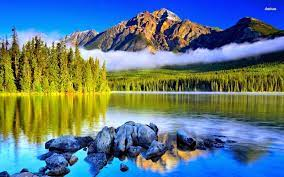
#> input picture download.jfif, 284 x 177 px
$ python 'Pencil Sketch.py'
#> lines starting #> are read from the running program, lines starting #| are printed output that depends on the picture
import cv2
image = cv2.imread("download.jfif")
#> image is the input picture: shape (177, 284, 3); mean B, G, R 131.8, 121.7, 95
cv2.imshow("Original image", image)
cv2.waitKey(0)
gray_image = cv2.cvtColor(image, cv2.COLOR_BGR2GRAY)
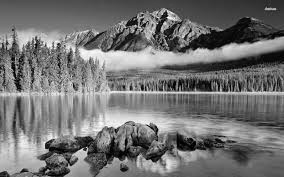
#> gray_image: shape (177, 284); min 0, max 253, mean 114.9
cv2.imshow("Nature", gray_image)
cv2.waitKey(0)
inverted_image = 255 - gray_image
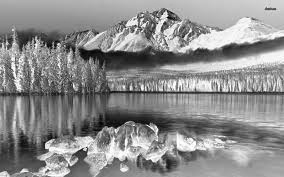
#> inverted_image: shape (177, 284); min 2, max 255, mean 140.1
cv2.imshow("Inverted", inverted_image)
cv2.waitKey()
blurred = cv2.GaussianBlur(inverted_image, (21, 21), 0)
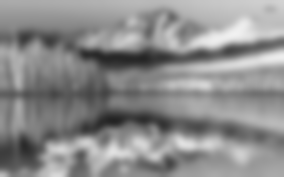
#> blurred: shape (177, 284); min 34, max 241, mean 140.1
inverted_blurred = 255 - blurred
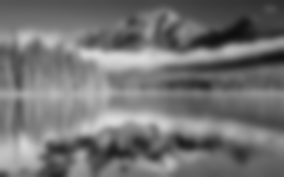
#> inverted_blurred: shape (177, 284); min 14, max 221, mean 114.9
pencil_sketch = cv2.divide(gray_image, inverted_blurred, scale=256.0)
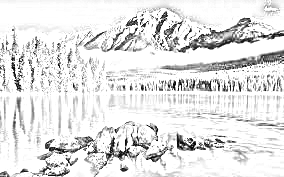
#> pencil_sketch: shape (177, 284); min 0, max 255, mean 227.2
cv2.imshow("Sketch", pencil_sketch)
cv2.waitKey(0)

$ run again, with dog.jpg saved as download.jfif
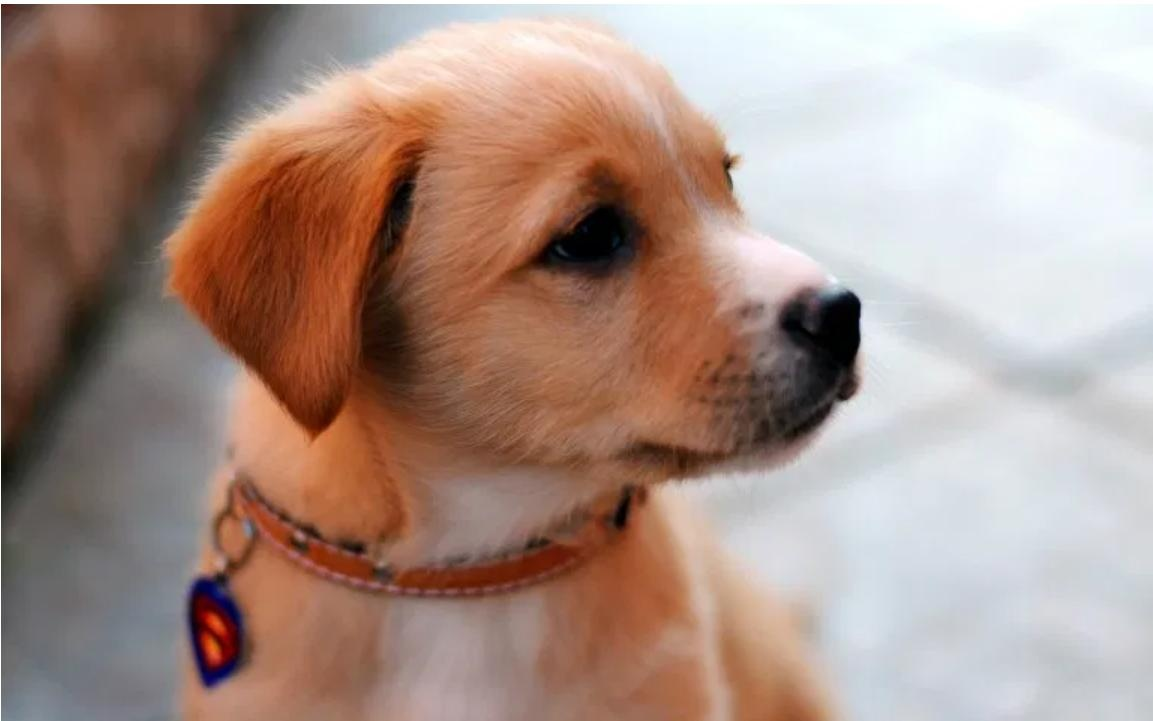
#> input picture dog.jpg, 1153 x 721 px
#> image is the input picture: shape (721, 1153, 3); mean B, G, R 135.7, 145.8, 170.1
#> `inverted_image = 255 - gray_image`:
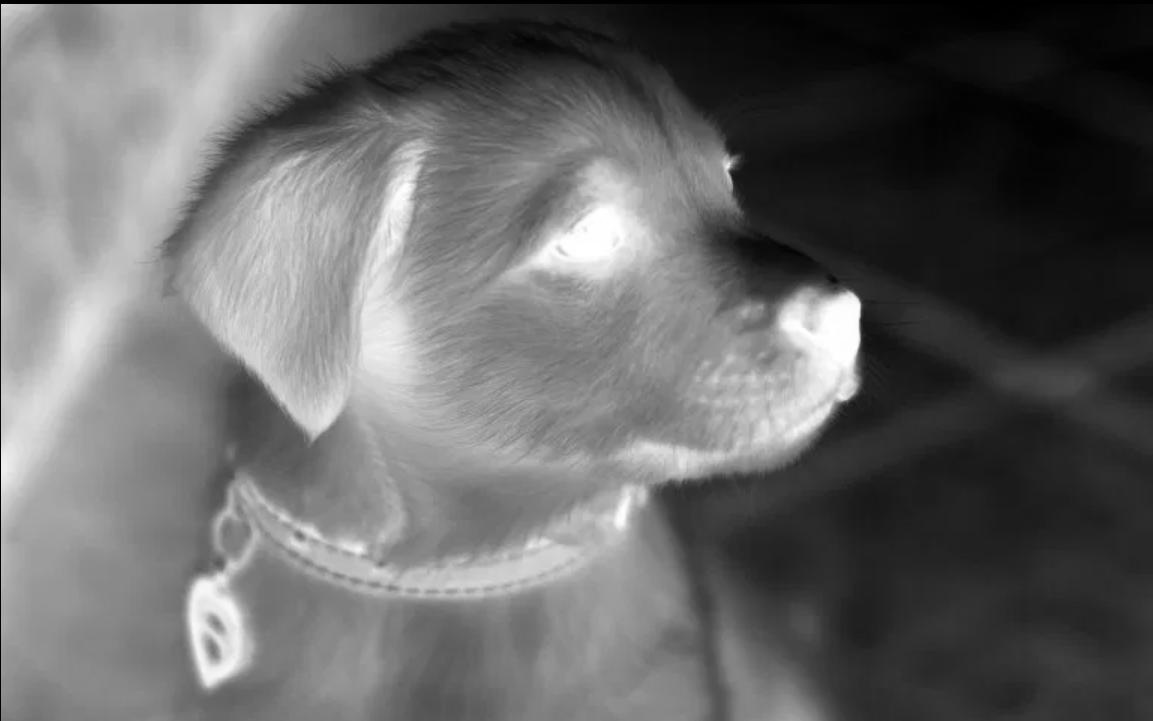
#> inverted_image: shape (721, 1153); min 0, max 255, mean 103.1
#> `pencil_sketch = cv2.divide(gray_image, inverted_blurred, scale=256.0)`:
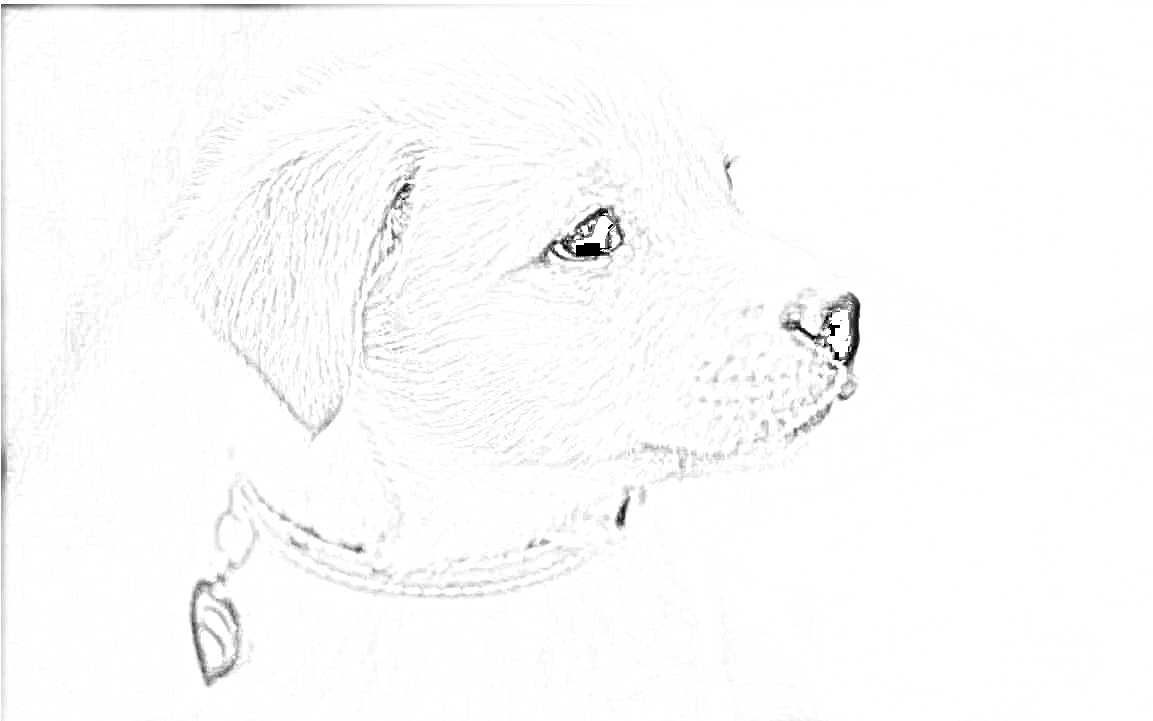
#> pencil_sketch: shape (721, 1153); min 0, max 255, mean 251.5
